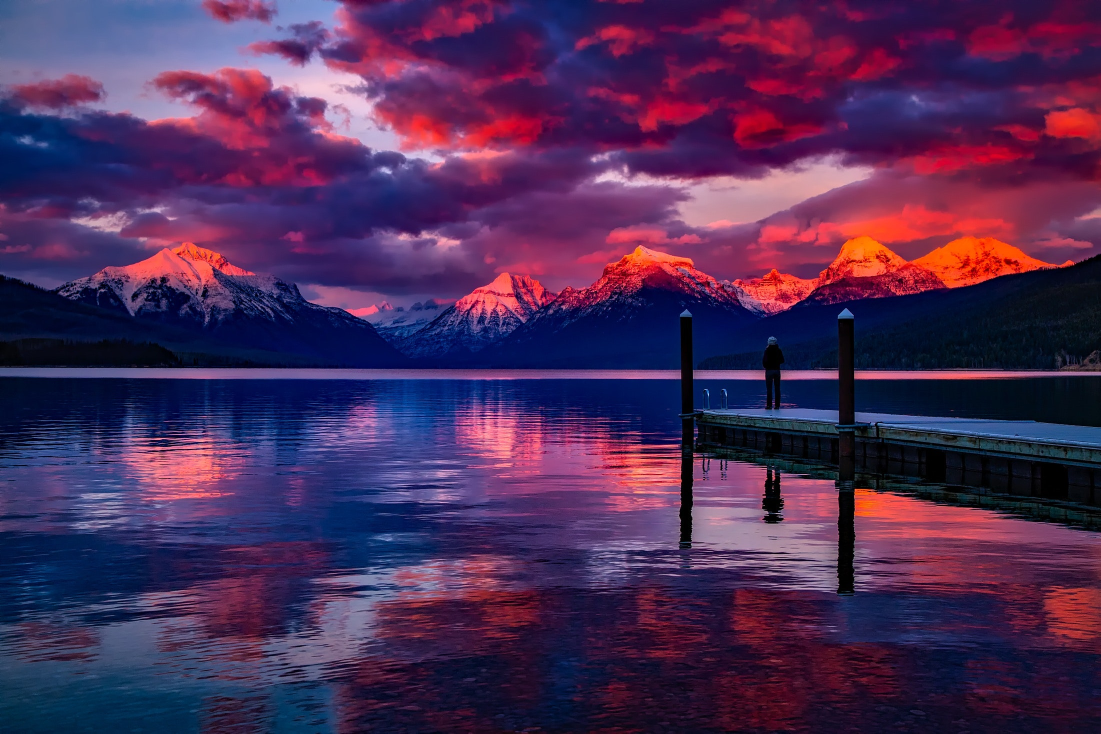
#> input picture resources/pexels-pixabay-206359.jpg, 2201 x 1467 px, found by its file name (shown at 1/2 size)
$ python test.py
#> lines starting #> are read from the running program, lines starting #| are printed output that depends on the picture
#> further down, image2 is the input picture: PIL image 2201x1467 RGB; mean R, G, B 75.5, 43.7, 85.9
### CliRenderer/__init__.py
import dataclasses
import os
from PIL import Image

from CliRenderer.clir_cpplib import test

from CliRenderer.chartools import PixelsPerChar, generateColoredChars, pixels2Char
from CliRenderer.colorer import color_char
from CliRenderer.utils import Flags

@dataclasses.dataclass
class RenderOutput:
    data: str = None
    im_size: tuple[int,int] = None
    char_size: tuple[int,int] = None
def render(source_: Image.Image, out_size=(170, 50), bg_intensity=1, skip_resize=False) -> RenderOutput:
    """
    Renders a single image into unicode text.

    :param source_: The source image
    :param out_size: The size of the final text in the form of (columns, lines).
    :return: returns a rich Text object to be printed to the console with rich
    :param skip_resize: If set to true, the image will not be resized. This is useful if the image is already the correct size.
    """
#> called with out_size = (200, 1000), bg_intensity = 1, skip_resize = False
    renderOutput = RenderOutput()

    if Flags.KEEP_ASPECT:
        out_size = utils.ppc_resize(out_size[0], out_size[1], source_.width / source_.height, PixelsPerChar)
#> out_size = (200, 66)

    FinalImageSize = (PixelsPerChar[0] * out_size[0], PixelsPerChar[1] * out_size[1])
#> FinalImageSize = (400, 264)
    renderOutput.im_size = FinalImageSize
#> renderOutput.im_size = (400, 264)
    renderOutput.char_size = out_size
#> renderOutput.char_size = (200, 66)

    if not skip_resize:
        image = source_.resize(FinalImageSize)
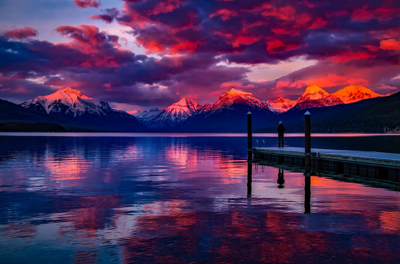
#> image: PIL image 400x264 RGB; mean R, G, B 75.6, 43.7, 85.9
    else:
        image = source_
    if image.size != FinalImageSize:
        raise ValueError("The image size does not match the output size. Cannot skip resize!")

    if Flags.DEBUG:
        os.makedirs("./build", exist_ok=True)
        image.save("./build/resized.png")


    data, charcolors = generateColoredChars(image)

    chars = []
    for row in data:
        char_row = ""
        for cell in row:
            char_row += pixels2Char(cell)
        chars.append(char_row)

    string = color_char( chars, charcolors, bg_intensity)
    renderOutput.data = string
    return renderOutput

### CliRenderer/chartools.py
import numpy as np
import numpy.typing as npt
from PIL import Image
from CliRenderer.utils import Flags

PixelsPerChar = (2, 4)
PixelsPerCharCount = PixelsPerChar[0] * PixelsPerChar[1]

braille6 = " ⠁⠂▘⠄⠅⠆⠇⠈▔⠊⠋⠌⠍⠎⠏⠐⠑⠒⠓⠔⠕⠖⠗▝⠙⠚▀⠜⠝⠞⠟⠠⠡⠢⠣⠤⠥⠦⠧⠨⠩⠪⠫⠬⠭⠮⠯⠰⠱⠲⠳⠴⠵⠶⠷⠸⠹⠺⠻⠼⠽⠾⠿"
braille8 = "⡀⡁⡂⡃▖⡅⡆▌⡈⡉⡊⡋⡌⡍⡎⡏⡐⡑⡒⡓⡔⡕⡖⡗⡘⡙⡚⡛▞⡝⡞▛⡠⡡⡢⡣⡤⡥⡦⡧⡨⡩⡪⡫⡬⡭⡮⡯⡰⡱⡲⡳⡴⡵⡶⡷⡸⡹⡺⡻⡼⡽⡾⡿⢀⢁⢂⢃⢄⢅⢆⢇⢈⢉⢊⢋⢌⢍⢎⢏⢐⢑⢒" \
           "⢓⢔⢕⢖⢗⢘⢙⢚⢛⢜⢝⢞⢟▗⢡⢢▚⢤⢥⢦⢧⢨⢩⢪⢫⢬⢭⢮⢯⢰⢱⢲⢳⢴⢵⢶⢷▐⢹⢺▜⢼⢽⢾⢿▂⣁⣂⣃⣄⣅⣆⣇⣈⣉⣊⣋⣌⣍⣎⣏⣐⣑⣒⣓⣔⣕⣖⣗⣘⣙⣚⣛⣜⣝⣞⣟⣠⣡⣢⣣▃⣥" \
           "⣦▙⣨⣩⣪⣫⣬⣭⣮⣯⣰⣱⣲⣳⣴⣵▅⣷⣸⣹⣺⣻▟⣽⣾█"
braille = braille6 + braille8


def pixels2Char(pixels: npt.NDArray):
    if len(pixels.shape) > 1 or len(pixels) != 8:
        raise Exception("Error, pixels provided must be in a 1D array of length 8!")

    # pixels = [1,1,1,1,1,1,1,1]
    converted = [pixels[7], pixels[3], pixels[6], pixels[5], pixels[4], pixels[2], pixels[1], pixels[0]]

    index = int("0b" + "".join("1" if x else "0" for x in converted), 2)

    return braille[index]

def generateColoredChars(image_: Image.Image) -> tuple[np.ndarray, np.ndarray]:
    """
    Splits an image up into PixelsPerChar sized chunks.
    Results in shape (rows,cols,8) last axis where 8 is the pixels in the chunk flattened into a 1D array
    :param image_:
    :return: Returns the image chunks (rows,cols,8) and a colors to use (rows,cols, (fore color, back color))
    """
    grayscale: npt.NDArray = np.asarray(image_.convert("L")).copy()
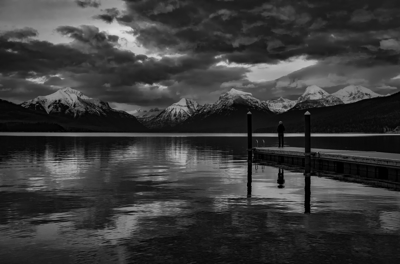
#> grayscale: shape (264, 400); min 0, max 220, mean 58
    sample: npt.NDArray = np.asarray(image_.convert("RGBA")).copy()

    rows = grayscale.shape[0] // PixelsPerChar[1]
#> rows = 66
    cols = grayscale.shape[1] // PixelsPerChar[0]
#> cols = 200
    # print(array.flags)
    if len(grayscale.shape) != 2:
        raise Exception("Error, image array is not grayscale!")

    data = np.zeros((rows, cols, PixelsPerCharCount), dtype=bool)
    colors = np.zeros((rows, cols, 2, sample.shape[2]), dtype=np.uint8)
    # print(sample.shape)
    # print(grayscale.shape)
    for y in range(rows):
        for x in range(cols):
            yCoords = (
                y * PixelsPerChar[1],
                (y + 1) * PixelsPerChar[1],
            )
            xCoords = (
                x * PixelsPerChar[0],
                (x + 1) * PixelsPerChar[0],
            )
            cell = grayscale[yCoords[0]:yCoords[1], xCoords[0]:xCoords[1]]

            min_index = int(np.argmin(cell))
            unraveled_min = np.unravel_index(min_index, PixelsPerChar[::-1])
            max_index = int(np.argmax(cell))
            unraveled_max = np.unravel_index(max_index, PixelsPerChar[::-1])
            # print(cell.shape)

            min_ = int(
                cell[unraveled_min[0], unraveled_min[1]])  # convert to python int to stop runtime overflow warnings
            max_ = int(cell[unraveled_max[0], unraveled_max[1]])

            mid = (min_ + max_) // 2
            bw = (cell > mid)

            data[y, x] = bw.flatten('F')

            colored_cell = sample[yCoords[0]:yCoords[1], xCoords[0]:xCoords[1]]

            colors[y, x, 0] = colored_cell[unraveled_max[0],unraveled_max[1]]
            colors[y, x, 1] = colored_cell[unraveled_min[0],unraveled_min[1]]
#> the loop in render, `for row in data:` made 66 passes

    if Flags.DEBUG:
        Image.fromarray(grayscale).save(f"./build/twotone.png")
        Image.fromarray(sample).save(f"./build/char-color.png")

    return data, colors

### CliRenderer/colorer.py
"""
Contain functions related to coloring the text
"""

import numpy as np
from CliRenderer.clir_cpplib import ansi_color, color_chars


def ansi_rgb_fore(color: np.ndarray):
    return f"\033[38;2;{color[0]};{color[1]};{color[2]}m"


def ansi_rgb_back(color: np.ndarray):
    return f"\033[48;2;{color[0]};{color[1]};{color[2]}m"


def color_char(chars: list[str], charcolors: np.ndarray, bg_intensity: float = 1) -> str:
    """
    Colors a string of text using the source image.

    :param bg_intensity: Intensity of the background color
    :param image: The source image
    :param chars: The string to color
    :param mask: The twotone mask
    :return:
    """
#> called with charcolors = array of shape (66, 200, 2, 4), bg_intensity = 1
    color_chars(chars, charcolors)
#> (this line was passed over: CliRenderer is not available in this run)
    string = ""

    for y, row in enumerate(chars):
        for x, char in enumerate(row):
            rawfore_ = charcolors[y, x, 0]
            rawback_ = charcolors[y, x, 1]

            # Blend the back and fore colors in a 80:20 ratio so that the background color is effectively the 20% th percentile of cell colors
            # TLDR: The background color is the darkest color in the cell,
            # by blending it with the foreground color it looks nicer and is more representative of the cell color
            # The same goes for the foreground color (which is the brightest), but it is blended with the background color instead
            fore_ = rawfore_ * 0.8 + rawback_ * 0.2
            back_ = (rawfore_ * 0.2 + rawback_ * 0.8) * bg_intensity

            string += ansi_color(
                fore_.astype(int)[0],
                fore_.astype(int)[1],
                fore_.astype(int)[2],
                True
            ) + ansi_color(
                back_.astype(int)[0],
                back_.astype(int)[1],
                back_.astype(int)[2],
                False
            ) + char

        string += "\033[m\r\n"
#> this loop made 1 pass
#> y on pass 1: 0


    return string

### CliRenderer/utils.py
import math
from pathlib import Path

import validators


class Flags:
    DEBUG = False
    KEEP_ASPECT = True

def is_url(url: str) -> bool:
    return validators.url(url)


def ppc_resize(width: int, height: int, aspect_ratio: float, ppc: tuple[int, int]) -> tuple[int, int]:
    """
    Automatically resizes (shrinks) the given width and height to fit the aspect ratio.
    Also takes into account Pixels Per Character
    Will attempt to give back the biggest size (assuming that the given width and height is the maximum area allowed)
    :param width: Width to resize
    :param height: Height to resize
    :param aspect_ratio: Aspect ratio to resize to (width / height)
    :return: A tuples
    """
    width_ = ppc[0] * width
    height_ = ppc[1] * height
    new_width = math.floor(height_ * aspect_ratio / ppc[0])
    new_height = math.floor(width_ / aspect_ratio / ppc[1])
    if new_height < height:
        return width, new_height
    return new_width, height

# [7 lines left out: function parse_pathoruri, not called in this run]

### test/test.py
print("test")
# import init
from pathlib import Path
import time
start_time = time.time()
from PIL import Image

import CliRenderer


CliRenderer.Flags.DEBUG=False

# image = Image.open("./resources/pexels-photo-302769.jpeg")

image2 = Image.open("./resources/pexels-pixabay-206359.jpg")

CliRenderer.clir_cpplib.test()
print("testa")
#> (the run stopped early here; a loop or call above may not have finished)

$ run again, with resources/pexels-photo-302769.jpeg copied over resources/pexels-pixabay-206359.jpg
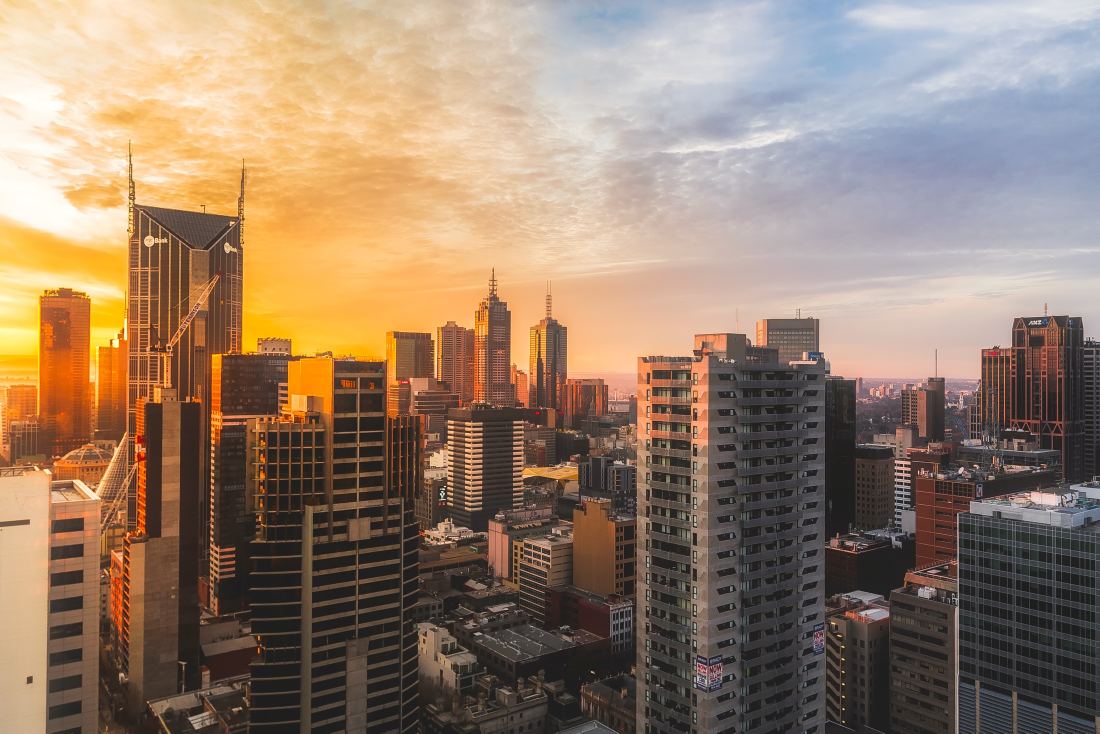
#> input picture resources/pexels-photo-302769.jpeg, 2200 x 1467 px, found by its file name (shown at 1/2 size)
#> image2 is the input picture: PIL image 2200x1467 RGB; mean R, G, B 150.1, 127.3, 108
#> in render, `image = source_.resize(FinalImageSize)`:
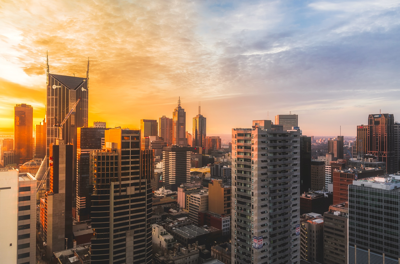
#> image: PIL image 400x264 RGB; mean R, G, B 150.1, 127.3, 108
#> in generateColoredChars, `grayscale: npt.NDArray = np.asarray(image_.convert("L")).copy()`:
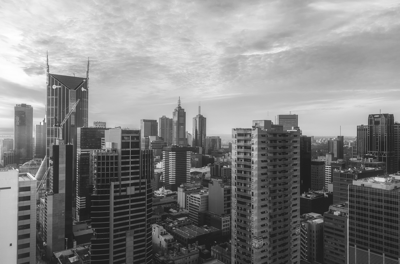
#> grayscale: shape (264, 400); min 26, max 255, mean 131.9
#> the loop in render, `for row in data:` made 66 passes
#> the loop in color_char, `for y, row in enumerate(chars):` made 1 pass
#> y on pass 1: 0

$ run again, with resources/img.png saved as resources/pexels-pixabay-206359.jpg
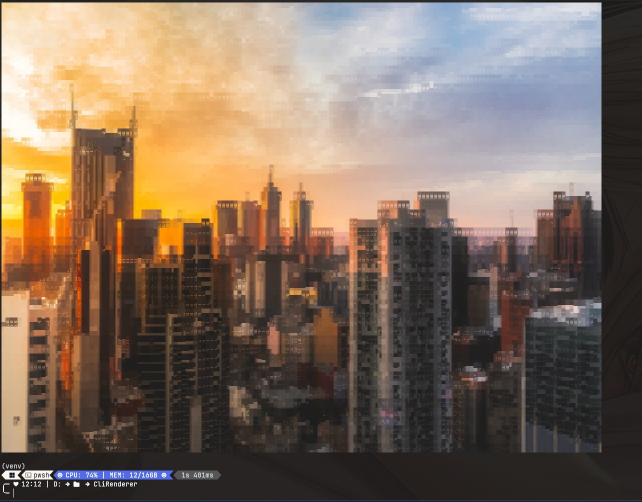
#> input picture resources/img.png, 1284 x 1003 px, found by its file name (shown at 1/2 size)
#> image2 is the input picture: PIL image 1284x1003 RGB; mean R, G, B 128.7, 109.5, 93.9
#> in render, `image = source_.resize(FinalImageSize)`:
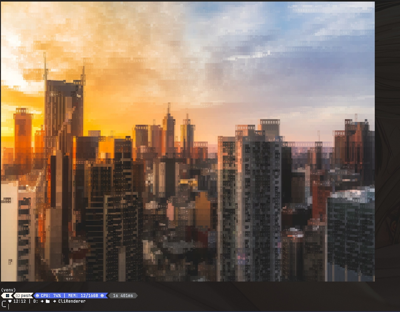
#> image: PIL image 400x312 RGB; mean R, G, B 128.7, 109.5, 93.9
#> in generateColoredChars, `grayscale: npt.NDArray = np.asarray(image_.convert("L")).copy()`:
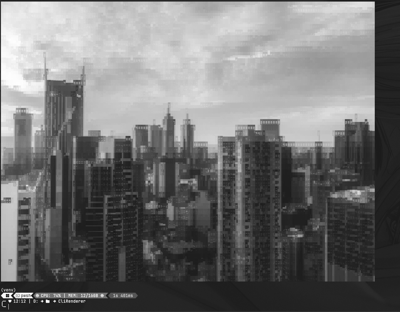
#> grayscale: shape (312, 400); min 9, max 255, mean 113.5
#> the loop in render, `for row in data:` made 78 passes
#> the loop in color_char, `for y, row in enumerate(chars):` made 1 pass
#> y on pass 1: 0
